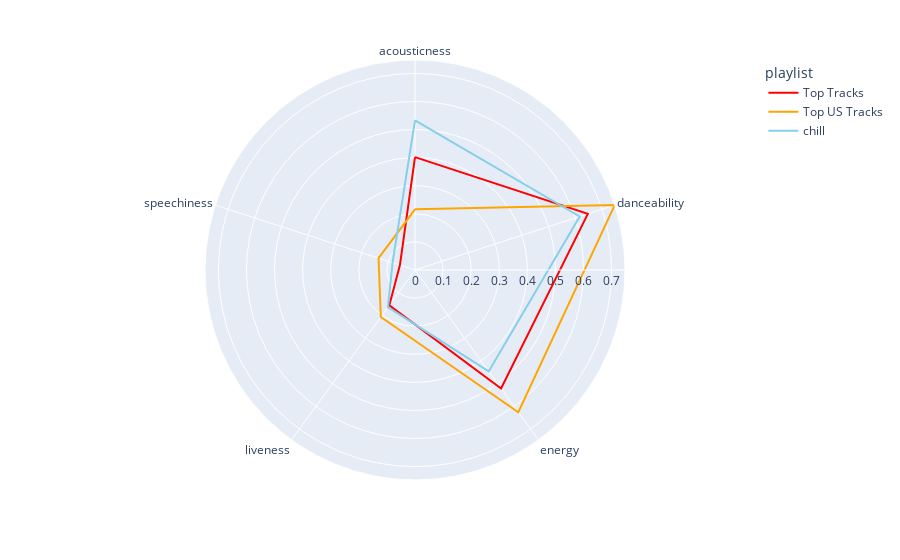

Write notebook code for a chart like this one.
### Markdown cell above
### 4. Radial Plots

Radial plots, or spider plots is another way to visualize the magnitudes of data. What are the pros of this visualization? Cons?

### Code cell
#radial plot
fig = px.line_polar(pivot_agg_personal_df, r="value", theta="feature", color="playlist", line_close=True, color_discrete_sequence=["red", "orange", "skyblue"])
fig.show()

### Figure 1 — Plotly figure (JSON) as saved in the notebook; plotly's stock layout.template omitted (floating-point values rounded to 4 significant figures)
{"data": [{"hovertemplate": "playlist=Top Tracks<br>value=%{r}<br>feature=%{theta}<extra></extra>", "legendgroup": "Top Tracks", "line": {"color": "red", "dash": "solid"}, "mode": "lines", "name": "Top Tracks", "r": [0.4019, 0.6469, 0.5213, 0.1555, 0.05639, 0.4019], "showlegend": true, "subplot": "polar", "theta": ["acousticness", "danceability", "energy", "liveness", "speechiness", "acousticness"], "type": "scatterpolar"}, {"hovertemplate": "playlist=Top US Tracks<br>value=%{r}<br>feature=%{theta}<extra></extra>", "legendgroup": "Top US Tracks", "line": {"color": "orange", "dash": "solid"}, "mode": "lines", "name": "Top US Tracks", "r": [0.216, 0.7476, 0.6258, 0.207, 0.1365, 0.216], "showlegend": true, "subplot": "polar", "theta": ["acousticness", "danceability", "energy", "liveness", "speechiness", "acousticness"], "type": "scatterpolar"}, {"hovertemplate": "playlist=chill<br>value=%{r}<br>feature=%{theta}<extra></extra>", "legendgroup": "chill", "line": {"color": "skyblue", "dash": "solid"}, "mode": "lines", "name": "chill", "r": [0.533, 0.6164, 0.4462, 0.1637, 0.08393, 0.533], "showlegend": true, "subplot": "polar", "theta": ["acousticness", "danceability", "energy", "liveness", "speechiness", "acousticness"], "type": "scatterpolar"}], "layout": {"legend": {"title": {"text": "playlist"}, "tracegroupgap": 0}, "margin": {"t": 60}, "polar": {"angularaxis": {"direction": "clockwise", "rotation": 90}, "domain": {"x": [0, 1], "y": [0, 1]}}}}
